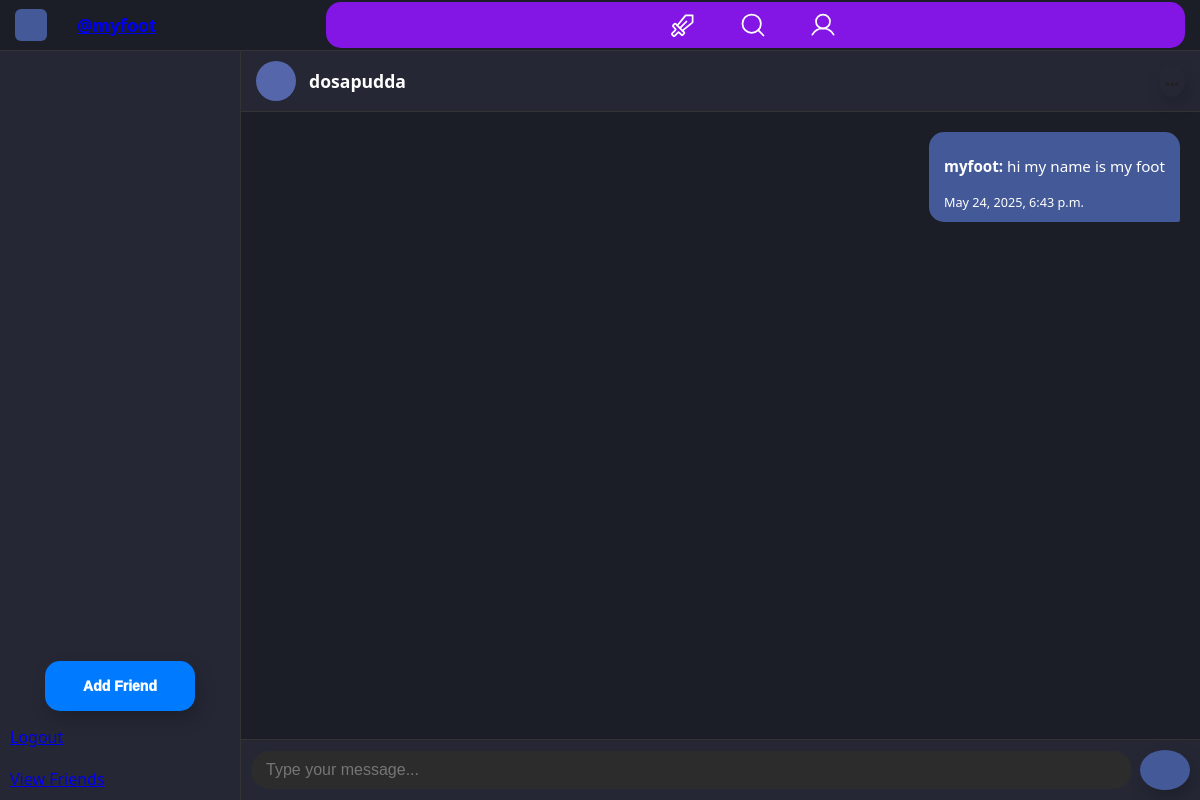
The app's page /get_chat/4/ (signed in), older data.
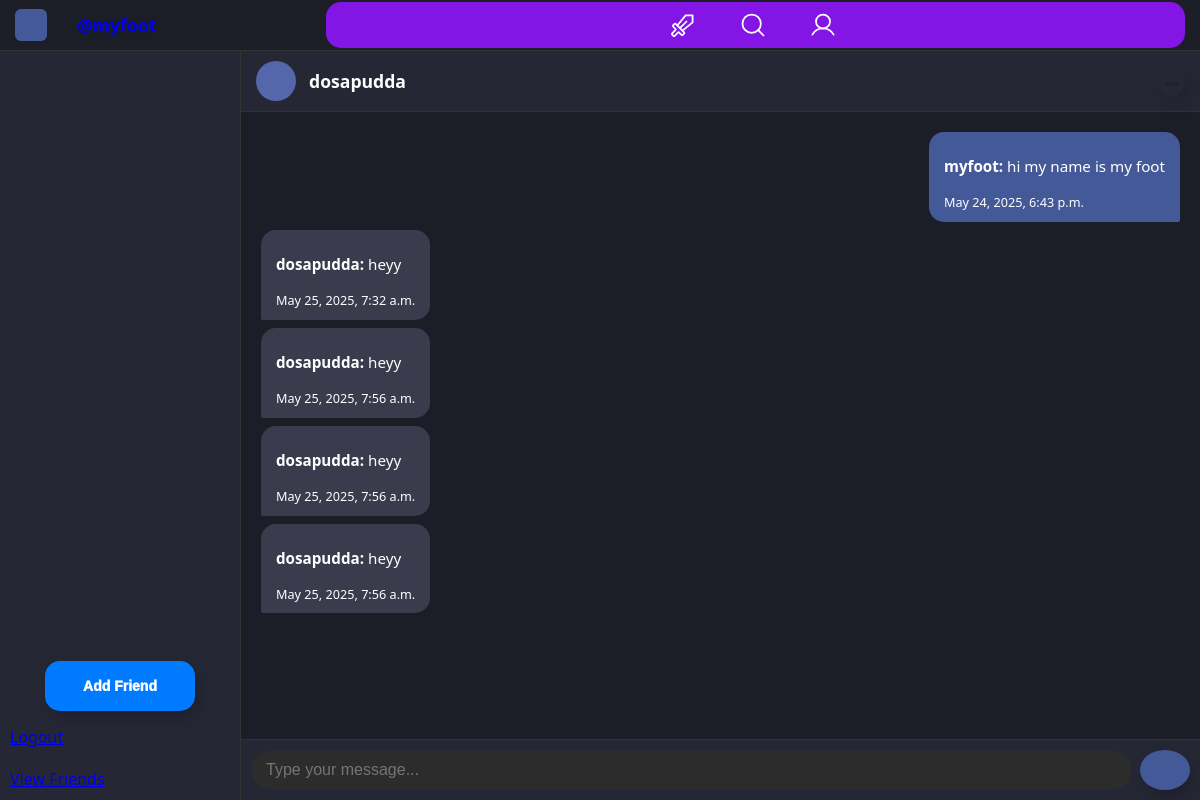
The same page, newer data.
### catchup/models.py (models this page shows, shortened)
class Message(models.Model):
    sender = models.ForeignKey(User, on_delete=models.CASCADE, related_name='sent_messages')
    receiver = models.ForeignKey(User, on_delete=models.CASCADE, related_name='received_messages')
    content = models.TextField()
    timestamp = models.DateTimeField(auto_now_add=True)
    is_read = models.BooleanField(default=False)

### catchup/views.py (the view)
# urls.py: path('get_chat/<int:friend_id>/', views.get_chat, name='get_chat'),
@login_required
def get_chat(request, friend_id):
    friend = get_object_or_404(User, id=friend_id)
    messages = Message.objects.filter(
        sender__in=[request.user, friend],
        receiver__in=[request.user, friend]
    ).order_by("timestamp")
    if request.headers.get("x-requested-with") == "XMLHttpRequest":
        return render(request, "catchup/chatroom_partial.html", {
            "messages": messages,
            "friend": friend,
        })
    else:
        return render(request, "catchup/chat_page_dark.html", {
            "messages": messages,
            "friend": friend,
        })

### catchup/templates/catchup/chat_page_dark.html (shortened to what this page needs)
<!DOCTYPE html>
<html lang="en">
<head>
</head>
<body>
  <div class="navbar">
    <div class="navbar-left">
      <div class="app-logo"></div>
      <div class="app-name"><a href="{% url 'index' %}">@{{ user }}</a></div>
    </div>
    <div class="menu">
  <a href="#" class="link">
    <span class="link-icon">
    </span>
  </a>
  <a href="{% url 'settings' %}" class="link">
    <span class="link-icon">
    </span>
  </a>
  <a href="{% url 'profilepage' %}" class="link">
    <span class="link-icon">
    </span>
  </a>
</div>
    </div>
  <div class="app-container">
    <div class="sidebar">
      <div class="add-friend">
      </div>
      <div class="add-friend">
      </div>
<button onclick="showPopup()" class="popup-trigger-button">Add Friend</button>
      <div style="padding:10px;"><a href="{% url 'login' %}">Logout</a></div>
      <div style="padding:10px;"><a href="{% url 'friends' %}">View Friends</a></div>
    </div>
    <div id="chat-window">
      {% block body %}
    {% include 'catchup/chatroom_partial.html' %}
    {% endblock %}
    </div>
  </div>
</body>
</html>

### catchup/templates/catchup/chatroom_partial.html (shortened to what this page needs)
<div class="chat-section">
  {% if friend %}
  <div class="chat-header">
    <div class="chat-header-left">
      <div class="friend-avatar"></div>
      <div>
        <div class="chat-user-name">{{ friend.username }}</div>
      </div>
    </div>
    <button class="chat-options-button" aria-label="Chat options">
    </button>
  </div>
  <div id="chat-box" class="chat-box">
    {% for message in messages %}
    <div class="message {% if message.sender == user %}sent{% else %}received{% endif %}">
      <p><strong>{{ message.sender.username }}:</strong> {{ message.content }}</p>
      <small>{{ message.timestamp }}</small>
    </div>
    {% endfor %}
  </div>
  <form action="{% url 'send_message' friend.id %}" method="POST">
  <div class="chat-input-section">
      <input
          type="text"
          name="content"
          class="chat-input"
          placeholder="Type your message..."
          aria-label="Message input"
          required />
      <div class="buttons-container">
        <button type="submit" class="send-button" aria-label="Send message">
        </button>
      </div>
  </div>
  </form>
  {% else %}
  <p>Please select a friend to start chatting.</p>
  {% endif %}
</div>

### catchup/templates/catchup/chat_page_dark.html (style rules this page uses)
.menu { padding: 0.5rem; background-color: #fff; position: relative; display: flex; justify-content: center; border-radius: 15px; box-shadow: 0 10px 25px 0 rgba(#000, 0.075); }
button { padding: 15px 25px; border: unset; border-radius: 15px; color: #212121; z-index: 1; background: #e8e8e8; position: relative; font-weight: 1000; font-size: 17px; -webkit-box-shadow: 4px 8px 19px -3px rgba(0,0,0,0.27); box-shadow: 4px 8px 19px -3px rgba(0,0,0,0.27); transition: all 250ms; overflow: hidden; }
button::before { content: ""; position: absolute; top: 0; left: 0; height: 100%; width: 0; border-radius: 15px; background-color: #212121; z-index: -1; -webkit-box-shadow: 4px 8px 19px -3px rgba(0,0,0,0.27); box-shadow: 4px 8px 19px -3px rgba(0,0,0,0.27); transition: all 250ms }
body { margin: 0; font-family: 'Segoe UI', sans-serif; background-color: #252735; color: white; display: flex; flex-direction: column; height: 100vh; overflow: hidden; }
.navbar { height: 50px; background-color: #1b1d27; display: flex; align-items: center; justify-content: space-between; padding: 0 15px; border-bottom: 1px solid #333; flex-shrink: 0; }
.navbar-left { display: flex; align-items: center; }
.app-logo { width: 32px; height: 32px; background-color: #445997; border-radius: 6px; margin-right: 10px; }
.app-name { font-weight: 600; font-size: 1.1rem; user-select: none; padding: 20px; margin-right: 150px; }
.app-container { flex: 1; display: flex; height: calc(100vh - 50px); overflow: hidden; }
.sidebar { width: 20%; background-color: #252735; display: flex; flex-direction: column; border-right: 1px solid #333; overflow-y: auto; }
.friend-avatar { width: 40px; height: 40px; background-color: #445997; border-radius: 50%; margin-right: 10px; flex-shrink: 0; }
.add-friend { margin: auto 5px 5px 5px; padding: 10px; background-color:transparent; color: #4b0768; border-radius: 8px; text-align: center; cursor: pointer; user-select: none; }
.chat-section { flex: 1; display: flex; flex-direction: column; background-color: #1b1d27; overflow: hidden; }
.chat-header { height: 60px; display: flex; align-items: center; border-bottom: 1px solid #333; padding: 0 15px; justify-content: space-between; flex-shrink: 0; background-color: #252735; }
.chat-header-left { display: flex; align-items: center; user-select: none; }
.chat-header .friend-avatar { width: 40px; height: 40px; margin-right: 12px; background-color: #5566aa; }
.chat-user-name { margin-left: 1px; font-weight: 600; font-size: 1.1rem; color: white; }
.chat-options-button { background: transparent; border: none; cursor: pointer; padding: 6px; display: flex; align-items: center; justify-content: center; border-radius: 50%; transition: background-color 0.2s; }
.chat-box { flex: 1; height: 70vh; overflow-y: auto; padding: 20px; display: flex; flex-direction: column; gap: 8px; user-select: text; }
.message { max-width: 70%; display: inline-block; padding: 10px 15px; border-radius: 15px; position: relative; font-size: 0.95rem; line-height: 1.3; word-wrap: break-word; }
.message.sent { background-color: #445997; color: white; margin-left: auto; border-bottom-right-radius: 2px; }
.message.received { background-color: #3a3c4e; color: white; margin-right: auto; border-bottom-left-radius: 2px; }
.chat-input-section { display: flex; align-items: center; padding: 10px; border-top: 1px solid #333; flex-shrink: 0; background-color: #252735; gap: 8px; }
.chat-input { flex: 1; padding: 10px 15px; border-radius: 20px; background-color: #2c2c2c; color: white; border: none; font-size: 1rem; outline: none; }
.buttons-container { display: flex; align-items: center; gap: 8px; flex-shrink: 0; }
.send-button { width: 40px; height: 40px; background-color: #445997; border: none; border-radius: 50%; cursor: pointer; display: flex; align-items: center; justify-content: center; transition: background-color 0.2s; fill: white; }
.menu { padding: 0.5rem; background-color: #8416e5; position: relative; display: flex; justify-content: center; border-radius: 15px; box-shadow: 0 10px 25px 0 rgba(#000, 0.075); width: 1000px; height: 30px; }
.popup-trigger-button, .add-user-button, .close-popup-button { background-color: #007bff; color: white; border: none; padding: 10px 16px; border-radius: 15px; cursor: pointer; font-size: 14px; margin: 5px; transition: background-color 0.3s ease; width: 150px; height: 50px; align-self: center; }
#chat-window { flex: 1; display: flex; flex-direction: column; background-color: #1b1d27; overflow: hidden; }

Row changes from the older to the newer data that the page shows:
added Message: sender.username "dosapudda", content "heyy", timestamp "May 25, 2025, 7:32 a.m."
added Message: sender.username "dosapudda", content "heyy", timestamp "May 25, 2025, 7:56 a.m."
added Message: sender.username "dosapudda", content "heyy", timestamp "May 25, 2025, 7:56 a.m."
added Message: sender.username "dosapudda", content "heyy", timestamp "May 25, 2025, 7:56 a.m."
